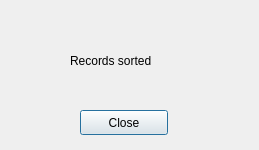
<?xml version="1.0" encoding="UTF-8"?>
<ui version="4.0">
 <class>SortRecordsBySurnameForm</class>
 <widget class="QDialog" name="SortRecordsBySurnameForm">
  <property name="geometry">
   <rect>
    <x>0</x>
    <y>0</y>
    <width>259</width>
    <height>150</height>
   </rect>
  </property>
  <property name="windowTitle">
   <string>Dialog</string>
  </property>
  <widget class="QPushButton" name="pushButton">
   <property name="geometry">
    <rect>
     <x>80</x>
     <y>110</y>
     <width>88</width>
     <height>25</height>
    </rect>
   </property>
   <property name="text">
    <string>Close</string>
   </property>
  </widget>
  <widget class="QLabel" name="label">
   <property name="geometry">
    <rect>
     <x>70</x>
     <y>50</y>
     <width>111</width>
     <height>21</height>
    </rect>
   </property>
   <property name="text">
    <string>Records sorted</string>
   </property>
  </widget>
 </widget>
 <resources/>
 <connections/>
</ui>
